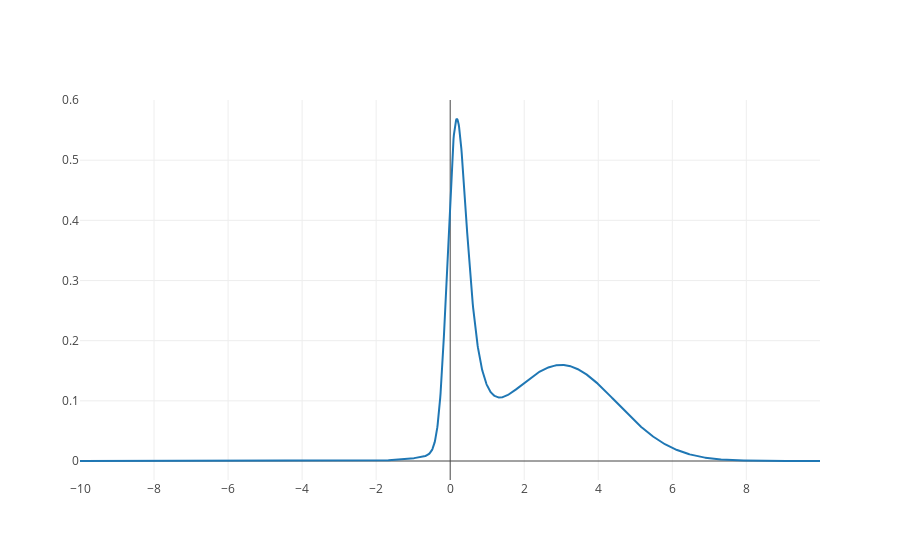

Write notebook code for a chart like this one.
### Code cell
a = SingleElectronResponse(
        3., 1.5, 0., 0.2, 0.3, 0.4)

inp = torch.arange(-10., 10., 0.01)
plot(a.log_prob(inp).exp().clamp(0.,1.).view(-1,1), inp.view(-1))

### Figure 1 — Plotly figure (JSON) as saved in the notebook; plotly's stock layout.template omitted (floating-point values rounded to 4 significant figures; data arrays with more than 128 entries replaced by an {"elided": "..."} marker saying what was removed)
{"data": [{"type": "scatter", "x": {"elided": "2000 float values"}, "y": {"elided": "2000 float values"}}], "layout": {}}
